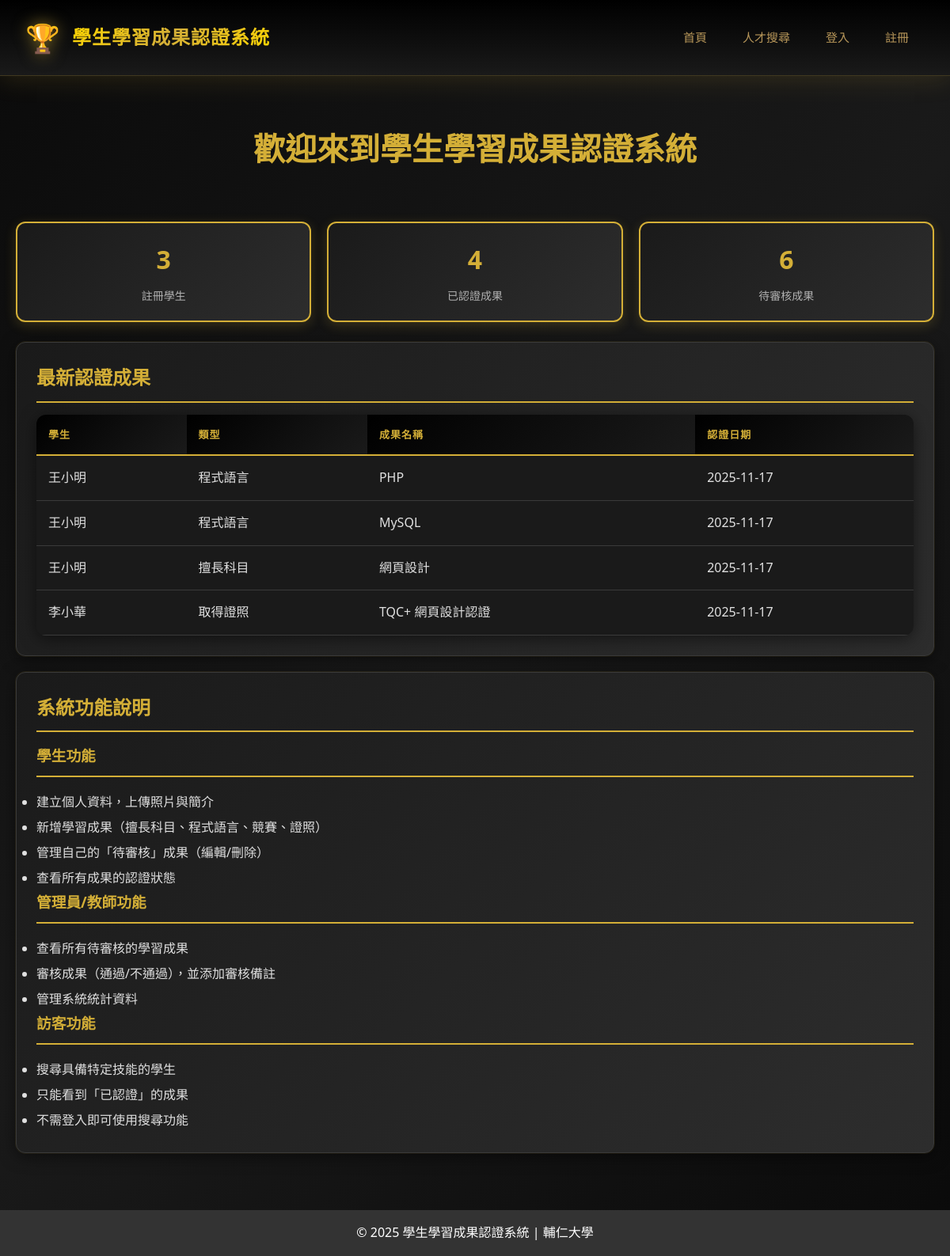
Before: / with the older database file.
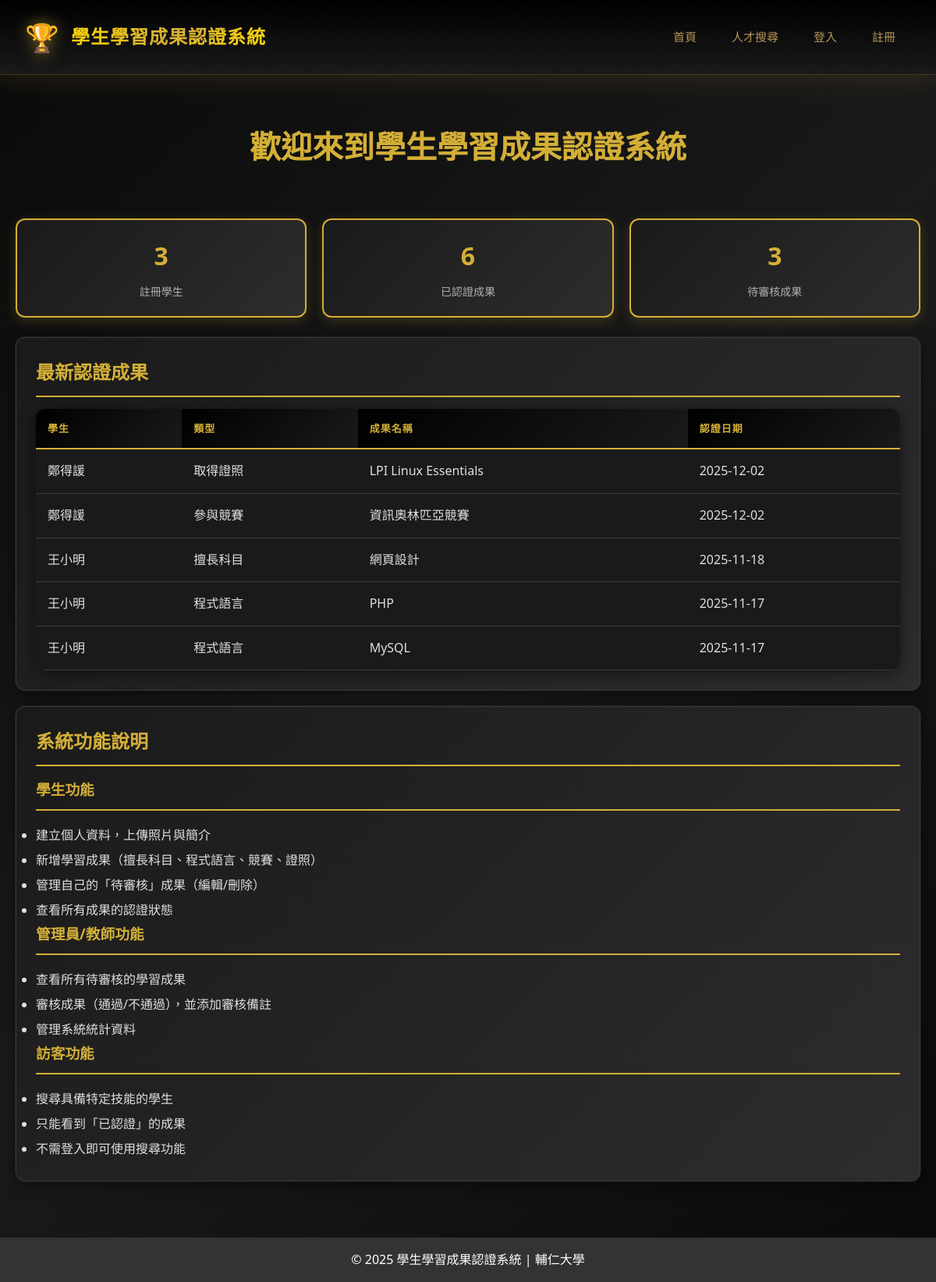
After: the same page with the newer database file.
### tables this page shows
CREATE TABLE `achievements` (
  `id` int(11) NOT NULL,
  `user_id` int(11) NOT NULL,
  `category` enum('subject','language','competition','certificate') NOT NULL COMMENT '擅長科目/程式語言/參與競賽/取得證照',
  `title` varchar(200) NOT NULL COMMENT '成果名稱',
  `description` text DEFAULT NULL COMMENT '成果描述',
  `status` enum('pending','approved','rejected') DEFAULT 'pending' COMMENT '待審核/已認證/不通過',
  `review_note` text DEFAULT NULL COMMENT '審核備註',
  `reviewed_by` int(11) DEFAULT NULL COMMENT '審核者ID',
  `reviewed_at` timestamp NULL DEFAULT NULL COMMENT '審核時間',
  `created_at` timestamp NULL DEFAULT current_timestamp(),
  `updated_at` timestamp NULL DEFAULT current_timestamp() ON UPDATE current_timestamp()
);

CREATE TABLE `users` (
  `id` int(11) NOT NULL,
  `username` varchar(50) NOT NULL,
  `password` varchar(255) NOT NULL,
  `email` varchar(100) NOT NULL,
  `full_name` varchar(100) NOT NULL,
  `role` enum('student','admin') DEFAULT 'student',
  `photo` varchar(255) DEFAULT NULL,
  `bio` text DEFAULT NULL,
  `created_at` timestamp NULL DEFAULT current_timestamp()
);

### index.php (the view, shortened to what this page needs)
<?php
require_once 'config.php';
$stats = [];
$sql = "SELECT COUNT(*) as count FROM users WHERE role = 'student'";
$stmt = $pdo->query($sql);
$stats['students'] = $stmt->fetch()['count'];
$sql = "SELECT COUNT(*) as count FROM achievements WHERE status = 'approved'";
$stmt = $pdo->query($sql);
$stats['approved'] = $stmt->fetch()['count'];
$sql = "SELECT COUNT(*) as count FROM achievements WHERE status = 'pending'";
$stmt = $pdo->query($sql);
$stats['pending'] = $stmt->fetch()['count'];
include 'header.php';
?>
<div class="welcome-section">
    <h2>歡迎來到學生學習成果認證系統</h2>
</div>
<div class="stats-grid">
    <div class="stat-card">
        <h3><?php echo $stats['students']; ?></h3>
        <p>註冊學生</p>
    </div>
    <div class="stat-card">
        <h3><?php echo $stats['approved']; ?></h3>
        <p>已認證成果</p>
    </div>
    <div class="stat-card">
        <h3><?php echo $stats['pending']; ?></h3>
        <p>待審核成果</p>
    </div>
</div>
<?php
$stmt = $pdo->prepare("
    SELECT a.*, u.full_name, u.username
    FROM achievements a
    JOIN users u ON a.user_id = u.id
    WHERE a.status = 'approved'
    ORDER BY a.updated_at DESC
    LIMIT 5
");
$stmt->execute();
$recent = $stmt->fetchAll();
?>
<?php if (count($recent) > 0): ?>
<div class="card">
    <h2>最新認證成果</h2>
    <div class="table-container">
        <table>
            <thead>
                <tr>
                    <th>學生</th>
                    <th>類型</th>
                    <th>成果名稱</th>
                    <th>認證日期</th>
                </tr>
            </thead>
            <tbody>
                <?php foreach ($recent as $item): ?>
                <tr>
                    <td><?php echo htmlspecialchars($item['full_name']); ?></td>
                    <td>
                        <?php
                        $categories = [
                            'subject' => '擅長科目',
                            'language' => '程式語言',
                            'competition' => '參與競賽',
                            'certificate' => '取得證照'
                        ];
                        echo $categories[$item['category']] ?? $item['category'];
                        ?>
                    </td>
                    <td><?php echo htmlspecialchars($item['title']); ?></td>
                    <td><?php echo date('Y-m-d', strtotime($item['updated_at'])); ?></td>
                </tr>
                <?php endforeach; ?>
            </tbody>
        </table>
    </div>
</div>
<?php endif; ?>
<div class="card">
    <h2>系統功能說明</h2>
    <h3>學生功能</h3>
    <ul style="line-height: 2;">
        <li>建立個人資料，上傳照片與簡介</li>
        <li>新增學習成果（擅長科目、程式語言、競賽、證照）</li>
        <li>管理自己的「待審核」成果（編輯/刪除）</li>
        <li>查看所有成果的認證狀態</li>
    </ul>
    <h3>管理員/教師功能</h3>
    <ul style="line-height: 2;">
        <li>查看所有待審核的學習成果</li>
        <li>審核成果（通過/不通過），並添加審核備註</li>
        <li>管理系統統計資料</li>
    </ul>
    <h3>訪客功能</h3>
    <ul style="line-height: 2;">
        <li>搜尋具備特定技能的學生</li>
        <li>只能看到「已認證」的成果</li>
        <li>不需登入即可使用搜尋功能</li>
    </ul>
</div>
<?php include 'footer.php'; ?>

Changed rows visible on the page:
no longer on this page (row unchanged): achievements: user.full_name "李小華", category "取得證照", title "TQC+ 網頁設計認證", updated_at "2025-11-17"
now on this page (row edited): achievements: user.full_name "鄭得諼", category "取得證照", title "LPI Linux Essentials", updated_at "2025-12-02"
now on this page (row edited): achievements: user.full_name "鄭得諼", category "參與競賽", title "資訊奧林匹亞競賽", updated_at "2025-12-02"
changed achievements "擅長科目": updated_at "2025-11-17" → "2025-11-18"; moves up the list
Other visible differences:
$stats['approved']: "4" → "6"
$stats['pending']: "6" → "3"
